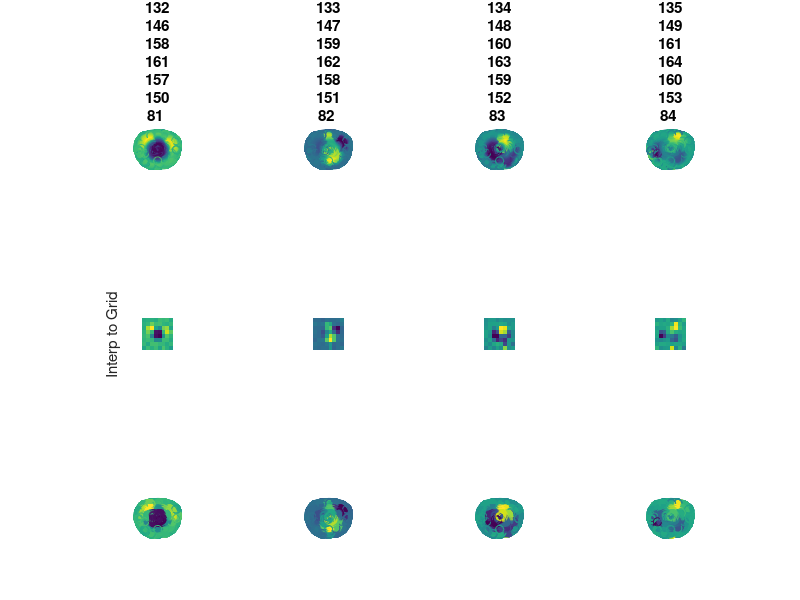

Here is the MATLAB script that generated this plot:
% Clear all;
clear; clc; close all;

% Load the data
load("ex_interpolate_results.mat", "mesh_points", "mesh_data", "mesh_data_2", "grid_points", "grid_data")

% Plot the data
m = min(4, size(mesh_data,1));
for i = 1:m
    subplot(3,m,i); scatter(mesh_points(1,:), mesh_points(2,:), [], squeeze(mesh_data(i,1,:))); axis image; axis off;
    title("Sample "+num2str(i))
    subplot(3,m,i+m); imagesc(flipud(squeeze(grid_data(i,1,:,:)))); axis image; axis off;
    subplot(3,m,i+m+m); scatter(mesh_points(1,:), mesh_points(2,:), [], squeeze(mesh_data_2(i,1,:))); axis image; axis off;
end

% Add some labels
subplot(3,m,1); ylabel("Original on Mesh"); ax = gca; set(get(ax,'YLabel'),'Visible','on');
subplot(3,m,1+m); ylabel("Interp to Grid"); ax = gca; set(get(ax,'YLabel'),'Visible','on');
subplot(3,m,1+m+m); ylabel("Interp Back to Mesh"); ax = gca; set(get(ax,'YLabel'),'Visible','on');